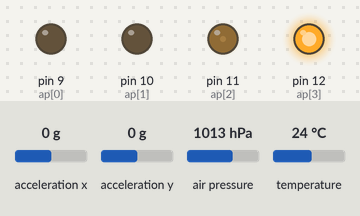
This sketch was run on a simulated Arduino Uno, built with avr-gcc and run on an emulated ATmega328P. On the bench: output pins drawn as LEDs (lit = HIGH). The inputs (shaded band) are chosen by the test bench; at power-on: acceleration x 0 g, acceleration y 0 g, air pressure 1013 hPa, temperature 24 °C. What the sketch prints to the serial monitor is not drawn.

Above: at 1.2 s.
1.3 s: acceleration x set to -1.4 g
At 2.5 s:
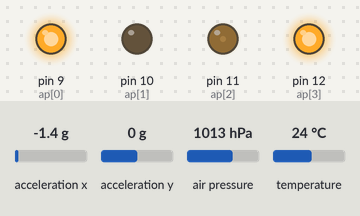
2.8 s: acceleration y set to -1.4 g
At 4.0 s:
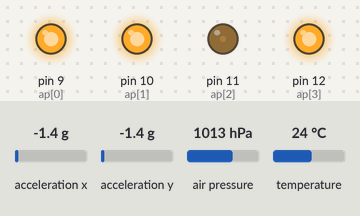
4.3 s: acceleration x set to 0 g
At 5.5 s:
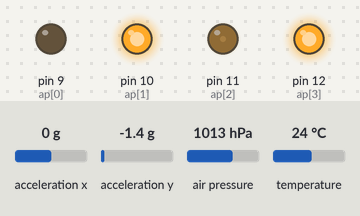
5.8 s: acceleration x set to -0.8 g
At 6.2 s:
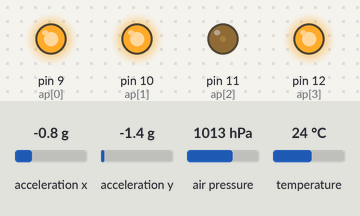
7.3 s: acceleration y set to 0 g
At 7.8 s:
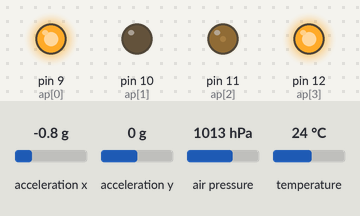
Timing chart, 0 to 9.9 s (numbered marks = the images above; inputs shaded):
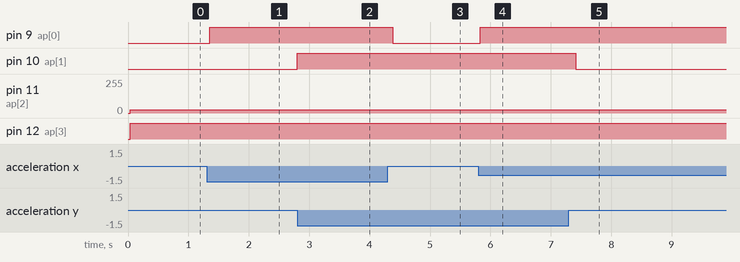

Measured:
- after the input at 1.3 s, pin 9 (ap[0]): LOW → HIGH after 0.06 s
- after the input at 2.8 s, pin 10 (ap[1]): LOW → HIGH at once
- after the input at 4.3 s, pin 9 (ap[0]): HIGH → LOW after 0.08 s
- after the input at 5.8 s, pin 9 (ap[0]): LOW → HIGH at once
- after the input at 7.3 s, pin 10 (ap[1]): HIGH → LOW after 0.11 s

The sketch:

interiorArduino.ino
```cpp
// Control code for arduino talking with i2c sensors
// Removes need for bit banging on cRIO
//

#include "I2Cdev.h"
#include "MPU6050.h"
#include "SFE_BMP180.h"
#include "Wire.h"

// MPU6050's
MPU6050 MPU6050_1(0x68);

// MPU6050 Data
int16_t MD_1[6];
int t16 = sizeof(int16_t);

// BMP180 i2c addresses
SFE_BMP180 BMP180_1;
// BMP180 Data
double BD_1[2];
char st;

// Analog Outs
int ap[] = {9, 10, 11, 12};

void setup() {
  Serial.begin(9600);
  Wire.begin();

  // Initialize devices
  Serial.println("Initializing I2C devices...");

  while (!BMP180_1.begin()) {
    Serial.println("BMP180 init fail");
    delay(500);
  }
  Serial.println("BMP180 init success");

  MPU6050_1.initialize();
  while (!MPU6050_1.testConnection()) {
    Serial.println("MPU6050_1 init fail");
    delay(500);
    MPU6050_1.initialize();
  }
  Serial.println("MPU6050_1 init success");
}

void loop() {
  // Get BMP180 Temperature
  st = BMP180_1.startTemperature();
  if (st != 0) {
    delay(st);
    st = BMP180_1.getTemperature(BD_1[0]);
    if (st == 0) {
      Serial.println("error retrieving temperature measurement\n");
    }
  } else {
    Serial.println("error starting temperature measurement\n");
  }

  // Get BMP180 Pressure
  st = BMP180_1.startPressure(3);
  if (st != 0) {
    delay(st);
    st = BMP180_1.getPressure(BD_1[1],BD_1[0]);
    if (st == 0) {
      Serial.println("error retrieving pressure measurement\n");
    }
  } else {
    Serial.println("error starting pressure measurement\n");
  }

  // Get MPU6050 Data
  // Can also use getAcceleration(&ax, &ay, &az) and getRotation(&gx, &gy, &gz)
  // Or ax = getAccelerationX(), gx = getRotationX(), etc. etc.
  //MPU6050_1.getMotion6(MD_1, MD_1+t16, MD_1+(2*t16), MD_1+(3*t16), MD_1+(4*t16), MD_1+(5*t16));
  MD_1[0] = MPU6050_1.getAccelerationX();
  MD_1[1] = MPU6050_1.getAccelerationY();

  // Output Data
  analogWrite(ap[0], MD_1[0]);
  analogWrite(ap[1], MD_1[1]);
  analogWrite(ap[2], BD_1[0]);
  analogWrite(ap[3], BD_1[1]);

  // Pause
  delay(100);
}
```
